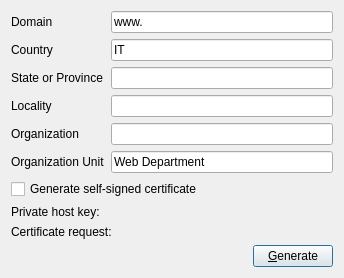
<?xml version="1.0" encoding="UTF-8"?>
<ui version="4.0">
 <class>CSRWindow</class>
 <widget class="QDialog" name="CSRWindow">
  <property name="geometry">
   <rect>
    <x>0</x>
    <y>0</y>
    <width>352</width>
    <height>268</height>
   </rect>
  </property>
  <property name="windowTitle">
   <string>CSR Assistant</string>
  </property>
  <layout class="QGridLayout" name="gridLayout">
   <property name="sizeConstraint">
    <enum>QLayout::SetFixedSize</enum>
   </property>
   <item row="0" column="0" colspan="2">
    <layout class="QFormLayout" name="formLayout">
     <item row="0" column="0">
      <widget class="QLabel" name="lblDomain">
       <property name="text">
        <string>Domain</string>
       </property>
       <property name="buddy">
        <cstring>txtDomain</cstring>
       </property>
      </widget>
     </item>
     <item row="0" column="1">
      <widget class="QLineEdit" name="txtDomain">
       <property name="text">
        <string>www.</string>
       </property>
      </widget>
     </item>
     <item row="1" column="0">
      <widget class="QLabel" name="lblCountry">
       <property name="text">
        <string>Country</string>
       </property>
       <property name="buddy">
        <cstring>txtCountry</cstring>
       </property>
      </widget>
     </item>
     <item row="1" column="1">
      <widget class="QLineEdit" name="txtCountry">
       <property name="text">
        <string>IT</string>
       </property>
      </widget>
     </item>
     <item row="2" column="0">
      <widget class="QLabel" name="lblStateProvince">
       <property name="text">
        <string>State or Province</string>
       </property>
       <property name="buddy">
        <cstring>txtStateProvince</cstring>
       </property>
      </widget>
     </item>
     <item row="2" column="1">
      <widget class="QLineEdit" name="txtStateProvince"/>
     </item>
     <item row="3" column="0">
      <widget class="QLabel" name="lblLocality">
       <property name="text">
        <string>Locality</string>
       </property>
       <property name="buddy">
        <cstring>txtLocality</cstring>
       </property>
      </widget>
     </item>
     <item row="3" column="1">
      <widget class="QLineEdit" name="txtLocality"/>
     </item>
     <item row="4" column="0">
      <widget class="QLabel" name="lblOrganization">
       <property name="text">
        <string>Organization</string>
       </property>
       <property name="buddy">
        <cstring>txtOrganization</cstring>
       </property>
      </widget>
     </item>
     <item row="4" column="1">
      <widget class="QLineEdit" name="txtOrganization"/>
     </item>
     <item row="5" column="1">
      <widget class="QLineEdit" name="txtOrganizationUnit">
       <property name="text">
        <string>Web Department</string>
       </property>
      </widget>
     </item>
     <item row="5" column="0">
      <widget class="QLabel" name="lblOrganizationUnit">
       <property name="text">
        <string>Organization Unit</string>
       </property>
       <property name="buddy">
        <cstring>txtOrganizationUnit</cstring>
       </property>
      </widget>
     </item>
    </layout>
   </item>
   <item row="2" column="0" colspan="2">
    <widget class="QLabel" name="lblHostKey">
     <property name="text">
      <string>Private host key:</string>
     </property>
    </widget>
   </item>
   <item row="3" column="0" colspan="2">
    <widget class="QLabel" name="lblCSR">
     <property name="text">
      <string>Certificate request:</string>
     </property>
    </widget>
   </item>
   <item row="4" column="0">
    <spacer name="horizontalSpacer">
     <property name="orientation">
      <enum>Qt::Horizontal</enum>
     </property>
     <property name="sizeHint" stdset="0">
      <size>
       <width>236</width>
       <height>20</height>
      </size>
     </property>
    </spacer>
   </item>
   <item row="4" column="1">
    <widget class="QPushButton" name="btnGenerate">
     <property name="text">
      <string>&amp;Generate</string>
     </property>
    </widget>
   </item>
   <item row="1" column="0">
    <widget class="QCheckBox" name="chkSign">
     <property name="text">
      <string>Generate self-signed certificate</string>
     </property>
    </widget>
   </item>
  </layout>
 </widget>
 <resources/>
 <connections/>
</ui>
